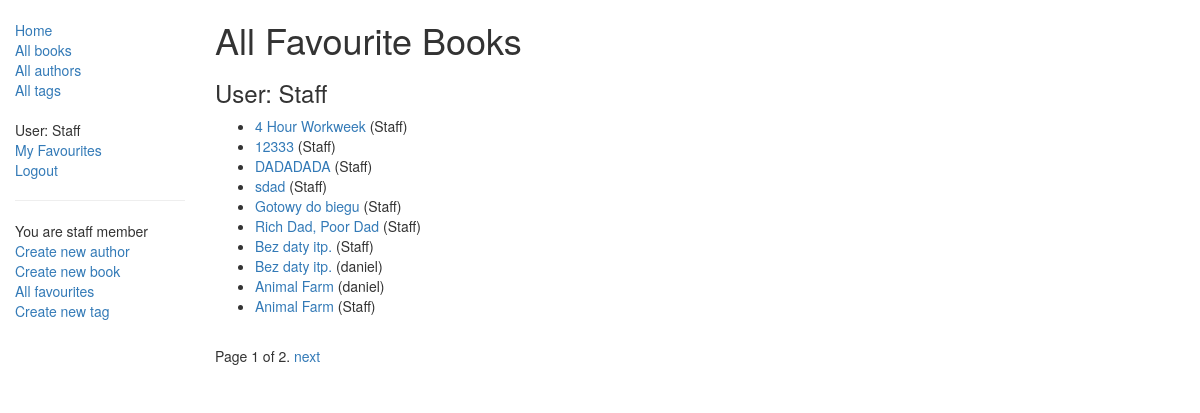
Page /libraryapp/all-favbooks/ (signed in) on the committed database.
### libraryapp/models.py (models this page shows, shortened)
class FavouriteBook(models.Model):
    book = models.ForeignKey('Book', on_delete=models.SET_NULL, null=True)
    liking = models.ForeignKey(User, on_delete=models.SET_NULL, null=True, blank=True)
    class Meta:
        ordering = ['-id']
        permissions = (("can_view_all_favourites", "See favourites"),
                     ("can_edit", "Edit book"),
                     ("can_mark_as_favourite", "Set book as favourite"),)
        unique_together = (('book', 'liking'),)

class Book(models.Model):
    title = models.CharField(max_length=200)
    author = models.ForeignKey('Author', on_delete=models.SET_NULL, null=True)
    summary = models.TextField(max_length=1000, help_text='Enter a brief description of the book', blank=True)
    tag = models.ManyToManyField(Tag, help_text='Select a tags for this book', blank=True)
    genre = models.ForeignKey('Genre', on_delete=models.SET_NULL, null=True, blank=True)
    language = models.ForeignKey('Language', on_delete=models.SET_NULL, null=True, blank=True)
    formats = (
    	('p', 'Paperback'),
    	('e', 'Ebook'),
    	('a', 'Audiobook'),
    	)
    book_format = models.CharField(max_length=1, choices=formats, blank=True, default='p', help_text='Book format')
    read_date = models.DateField(help_text='Enter a read date in the past', null=True, blank=True)
    class Meta:
        ordering = ['-id']
    def __str__(self):
        return self.title

### libraryapp/views.py (the view)
# urls.py: path('all-favbooks/', views.FavouriteBookAllListView.as_view(), name='all-favbooks'),
class FavouriteBookAllListView(PermissionRequiredMixin, generic.ListView):
    model = FavouriteBook
    permission_required = 'libraryapp.can_view_all_favourites'
    template_name ='libraryapp/favouritebook_list_all.html'
    paginate_by = 10
    def get_queryset(self):
        return FavouriteBook.objects.all()

### libraryapp/templates/libraryapp/favouritebook_list_all.html
{% extends "base_generic.html" %}
{% block content %}
    <h1>All Favourite Books</h1>
    <h3>User: {{ user.get_username }}</h3>
    {% if favouritebook_list %}
    <ul>
      {% for favbook in favouritebook_list %}
        <li><a href="{% url 'favbook-detail' favbook.id %}">{{ favbook.book }}</a>
          {% if user.is_staff %} ({{ favbook.liking }}){% endif %}
        </li>
      {% endfor %}
    </ul>
    {% else %}
      <p>There are no favourite books.</p>
    {% endif %}
{% endblock %}

### libraryapp/templates/base_generic.html (shortened to what this page needs)
<!DOCTYPE html>
{% load staticfiles %}
<html lang="en">
<head>
  <link rel="stylesheet" href="https://maxcdn.bootstrapcdn.com/bootstrap/3.3.7/css/bootstrap.min.css">
  {% load static %}
  <link rel="stylesheet" href="{% static 'css/styles.css' %}">
</head>
<body>
{% if not view.is_popup %}
  <div class="container-fluid">
    <div class="row">
      <div class="col-sm-2">
      {% block sidebar %}
      <ul class="sidebar-nav">
          <li><a href="{% url 'index' %}">Home</a></li>
          <li><a href="{% url 'books' %}">All books</a></li>
          <li><a href="{% url 'authors' %}">All authors</a></li>
          <li><a href="{% url 'tags' %}">All tags</a></li>
           {% if user.is_authenticated %}
             <li>User: {{ user.get_username }}</li>
             <li><a href="{% url 'favbooks' %}">My Favourites</a></li>
             <li><a href="{% url 'logout'%}?next={{request.path}}">Logout</a></li>
           {% else %}
             <li><a href="{% url 'login'%}?next={{request.path}}">Login</a></li>
           {% endif %}
      </ul>
      {% if user.is_staff %}
        <hr />
        <ul class="sidebar-nav">
        <li>You are staff member</li>
        {% if perms.libraryapp.can_view_all_favourites %}
          <li><a href="{% url 'author_form' %}">Create new author</a></li>
          <li><a href="{% url 'book_form' %}">Create new book</a></li>
          <li><a href="{% url 'all-favbooks' %}">All favourites</a></li>
          <li><a href="{% url 'tag_form' %}">Create new tag</a></li>
        {% endif %}
        </ul>
      {% else %}
        <hr />
        <ul class="sidebar-nav">
        <li>You are normal library member</li>
      {% endif %}
     {% endblock %}
      </div>
      <div class="col-sm-10 ">
{% endif %}
      {% block content %}{% endblock %}
      {% block pagination %}
        {% if is_paginated %}
            <div class="pagination">
                <span class="page-links">
                    <span class="page-current">
                        Page {{ page_obj.number }} of {{ page_obj.paginator.num_pages }}.
                    </span>
                    {% if page_obj.has_next %}
                        <a href="{{ request.path }}?page={{ page_obj.next_page_number }}">next</a>
                    {% endif %}
                </span>
            </div>
        {% endif %}
      {% endblock %}
      </div>
    </div>
  </div>
</body>
</html>

### libraryapp/static/css/styles.css (style rules this page uses)
.sidebar-nav { margin-top: 20px; padding: 0; list-style: none; }

### rows in the picture
FavouriteBook: book "4 Hour Workweek", liking "Staff"
FavouriteBook: book "12333", liking "Staff"
FavouriteBook: book "DADADADA", liking "Staff"
FavouriteBook: book "sdad", liking "Staff"
FavouriteBook: book "Gotowy do biegu", liking "Staff"
FavouriteBook: book "Rich Dad, Poor Dad", liking "Staff"
FavouriteBook: book "Bez daty itp.", liking "Staff"
FavouriteBook: book "Bez daty itp.", liking "daniel"
FavouriteBook: book "Animal Farm", liking "daniel"
FavouriteBook: book "Animal Farm", liking "Staff"

### other values in the picture
{{ user.get_username }} "Staff"
{{ page_obj.number }} "1"
{{ page_obj.paginator.num_pages }} "2"
